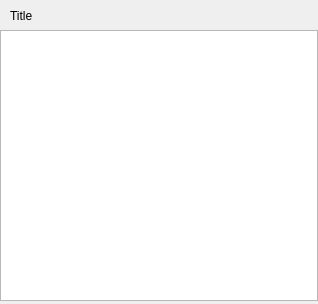
<?xml version="1.0" encoding="UTF-8"?>
<ui version="4.0">
 <class>Form</class>
 <widget class="QWidget" name="Form">
  <property name="geometry">
   <rect>
    <x>0</x>
    <y>0</y>
    <width>318</width>
    <height>304</height>
   </rect>
  </property>
  <property name="minimumSize">
   <size>
    <width>0</width>
    <height>0</height>
   </size>
  </property>
  <property name="baseSize">
   <size>
    <width>400</width>
    <height>400</height>
   </size>
  </property>
  <property name="font">
   <font>
    <family>Helvetica</family>
   </font>
  </property>
  <property name="windowTitle">
   <string>Form</string>
  </property>
  <property name="styleSheet">
   <string notr="true"/>
  </property>
  <widget class="QLabel" name="title">
   <property name="geometry">
    <rect>
     <x>10</x>
     <y>0</y>
     <width>401</width>
     <height>31</height>
    </rect>
   </property>
   <property name="text">
    <string>Title</string>
   </property>
  </widget>
  <widget class="QTableWidget" name="tableWidget">
   <property name="geometry">
    <rect>
     <x>0</x>
     <y>30</y>
     <width>318</width>
     <height>271</height>
    </rect>
   </property>
   <property name="horizontalScrollBarPolicy">
    <enum>Qt::ScrollBarAlwaysOff</enum>
   </property>
   <property name="editTriggers">
    <set>QAbstractItemView::NoEditTriggers</set>
   </property>
   <property name="selectionMode">
    <enum>QAbstractItemView::SingleSelection</enum>
   </property>
   <property name="selectionBehavior">
    <enum>QAbstractItemView::SelectRows</enum>
   </property>
   <property name="textElideMode">
    <enum>Qt::ElideMiddle</enum>
   </property>
   <property name="showGrid">
    <bool>false</bool>
   </property>
  </widget>
 </widget>
 <resources/>
 <connections/>
</ui>
